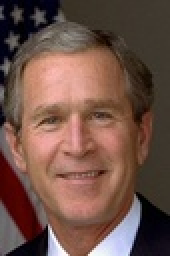
%> input picture interview/HW3/Bush.jpg, 85 x 128 px, shrunk from 160 x 240 before the run (shown 2 times larger)
$ octave test.m   (GNU Octave 9; MATLAB toolbox functions it lacks are replaced by stand-ins)
%> lines starting %> are read from the running program, lines starting %| are printed output that depends on the picture; in (x1, y1, x2, y2) boxes, pixels count from 0 and x2, y2 are one past the last pixel; in counts of white or black regions, pixels touching at a corner belong together; the program's own positions count from 1
### interview/HW3/addSPnoise.m
function [ noisyIm ] = addSPnoise( im, p )
%UNTITLED Summary of this function goes here
%   Detailed explanation goes here

%this function adds salt and paper noise

msize=numel(im);

salt = round(msize*p/2);
pepper = salt;

noisyIm = im;
noisyIm(randperm(msize,salt))=255;
noisyIm(randperm(msize,pepper))=0;

end

### interview/HW3/medianFilt.m
function [ cleanIm ] = medianFilt( im, winSize )
%UNTITLED3 Summary of this function goes here
%   Detailed explanation goes here

height = winSize(1);
width = winSize(2);
paddedIm = padarray(im,[height-1 width-1],'circular', 'both');

[rows,cols] = size(im);

cleanIm = im;
for i=1:rows
   for j=1:cols
        subIm = paddedIm(i:i+height-1,j:j+width-1);
        cleanIm(i,j) = median(subIm(:));
   end
end


end

### interview/HW3/addGaussianNoise.m
function [ noisyIm ] = addGaussianNoise( im, s )
%UNTITLED2 Summary of this function goes here
%   Detailed explanation goes here


a = randn(size(im));
b=s*a;
c=round(b);

noisyIm = double(im)+c;
noisyIm(noisyIm<0)=0;
noisyIm(noisyIm>255)=255;

noisyIm = uint8(noisyIm);

end

### interview/HW3/meanFilt.m
function cleanIm = meanFilt(im, maskSize, maskSTD)
%MEANFILT Summary of this function goes here
%   Detailed explanation goes here

height = maskSize(1);
width = maskSize(2);

[y,x] = meshgrid((0:height-1)-floor(height/2),(0:width-1)-floor(width/2));

sigma = maskSTD;
mask = exp(-((x.^2+y.^2)/(2*sigma^2)));


mask = mask/sum(mask(:));

paddedIm = padarray(im,[height-1 width-1],'circular', 'both');

cleanIm = uint8(conv2(double(paddedIm), double(mask)));

cleanIm = cleanIm(1:size(im,1), 1:size(im,2));


end

### interview/HW3/nlMeans.m
function cleanIm = nlMeans( im,nSize,nSearch,std,option,K )
%NLMEANS Summary of this function goes here
%   Detailed explanation goes here

[rows,cols] = size(im);
halfSize = floor(nSize/2);
halfSearch = floor(nSearch/2);
cleanIm = im;
for i=halfSize+1:rows-halfSize
   for j=halfSize+1:cols-halfSize
       p = im(i-halfSize:i+halfSize, j-halfSize:j+halfSize);
       y1 = i-halfSearch;
       if y1<1
           y1=1;
       end
       y2 = i+halfSearch;
       if y2>rows
           y2 = rows;
       end
       x1 = j-halfSearch;
       if x1<1
           x1=1;
       end
       x2 = j+halfSearch;
       if x2>cols
           x2 = cols;
       end
       piece = im(y1:y2, x1:x2);
       if nSearch==0
           piece = im;
       end
       distMap = creatDistMap(p,piece);
       weights = exp((-(distMap.^2))/std);


       switch option
           case 1

               sorted = sort(distMap(:));
               Kth = sorted(K);
               weights(distMap>=Kth)=0;

           case 2

               weights(distMap>=K)=0;

       end
       tmp = weights.*double(piece);
       cleanIm(i,j) = sum(tmp(:))/sum(weights(:));


   end
end

end

### interview/HW3/test.m
close all;

%%%%%%%%%%%%%%%%%%%%%%%%%%%%%%%%%%%%%%%%%%%%%%%%%%%%%%%%%%%%%
bush=imread('Bush.jpg');
%> bush is the input picture: size 128x85x3 uint8; mean R, G, B 112.1, 82.2, 71.8
bush=rgb2gray(bush);
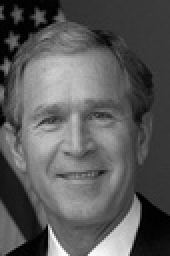
%> bush: size 128x85 uint8 (shown 2 times larger); min 0, max 254, mean 90
SPIm = addSPnoise(bush, 0.04);
figure;
imshow(SPIm);
%%%%%%%%%%%%%%%%%%%%%%%%%%%%%%%%%%%%%%%%%%%%%%%%%%%%%%%%%%%%%


%%%%%%%%%%%%%%%%%%%%%%%%%%%%%%%%%%%%%%%%%%%%%%%%%%%%%%%%%%%%%
winSize = [5 5];
cleanSPIm = medianFilt(SPIm,winSize);
%> after the loop in medianFilt, `for i=1:rows`:
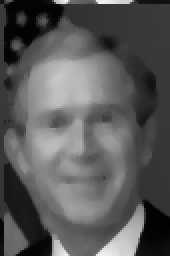
%> cleanIm: size 128x85 uint8 (shown 2 times larger); min 1, max 239, mean 89.6
figure;
imshow(cleanSPIm);
%%%%%%%%%%%%%%%%%%%%%%%%%%%%%%%%%%%%%%%%%%%%%%%%%%%%%%%%%%%%%


%%%%%%%%%%%%%%%%%%%%%%%%%%%%%%%%%%%%%%%%%%%%%%%%%%%%%%%%%%%%%
GIm = addGaussianNoise(bush,16);
%> in addGaussianNoise, `noisyIm = double(im)+c;`:
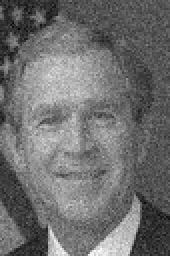
%> noisyIm: size 128x85 double (shown 2 times larger); min -59, max 282, mean 89.9; drawn with min black and max white
%> in addGaussianNoise, `noisyIm(noisyIm<0)=0;`:
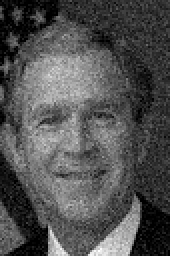
%> noisyIm: size 128x85 double (shown 2 times larger); 3.5% of pixels changed, all inside (x1, y1, x2, y2) = (0, 0, 85, 128); drawn with min black and max white
%> in addGaussianNoise, `noisyIm(noisyIm>255)=255;`: noisyIm: size 128x85 double; 0.15% of pixels changed, all inside (x1, y1, x2, y2) = (27, 120, 54, 128)
figure;
imshow(GIm);
%%%%%%%%%%%%%%%%%%%%%%%%%%%%%%%%%%%%%%%%%%%%%%%%%%%%%%%%%%%%%

%%%%%%%%%%%%%%%%%%%%%%%%%%%%%%%%%%%%%%%%%%%%%%%%%%%%%%%%%%%%%
maskSize = [5 5];
cleanGIm = meanFilt(GIm,maskSize,2);
%> in meanFilt, `paddedIm = padarray(im,[height-1 width-1],'circular', 'both');`:
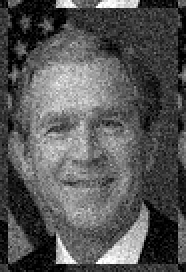
%> paddedIm: size 136x93 uint8 (shown 2 times larger); min 0, max 255, mean 85.9
%> in meanFilt, `cleanIm = cleanIm(1:size(im,1), 1:size(im,2));`:
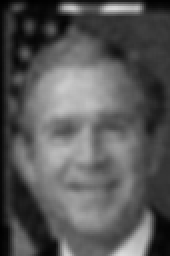
%> cleanIm: size 128x85 uint8 (shown 2 times larger); min 0, max 218, mean 87.7
figure;
imshow(cleanGIm);
%%%%%%%%%%%%%%%%%%%%%%%%%%%%%%%%%%%%%%%%%%%%%%%%%%%%%%%%%%%%%

%%%%%%%%%%%%%%%%%%%%%%%%%%%%%%%%%%%%%%%%%%%%%%%%%%%%%%%%%%%%%

cleanGIm = nlMeans(GIm,5,0,5,3,0);
%> after the loop in nlMeans, `for i=halfSize+1:rows-halfSize`:
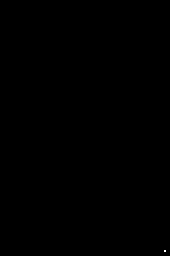
%> weights: size 128x85 double (shown 2 times larger); values 0 (black) and 1 (white), 0.01% white in thin lines or dots, all inside (x1, y1, x2, y2) = (82, 125, 83, 126)
figure;
imshow(cleanGIm);
%%%%%%%%%%%%%%%%%%%%%%%%%%%%%%%%%%%%%%%%%%%%%%%%%%%%%%%%%%%%%
